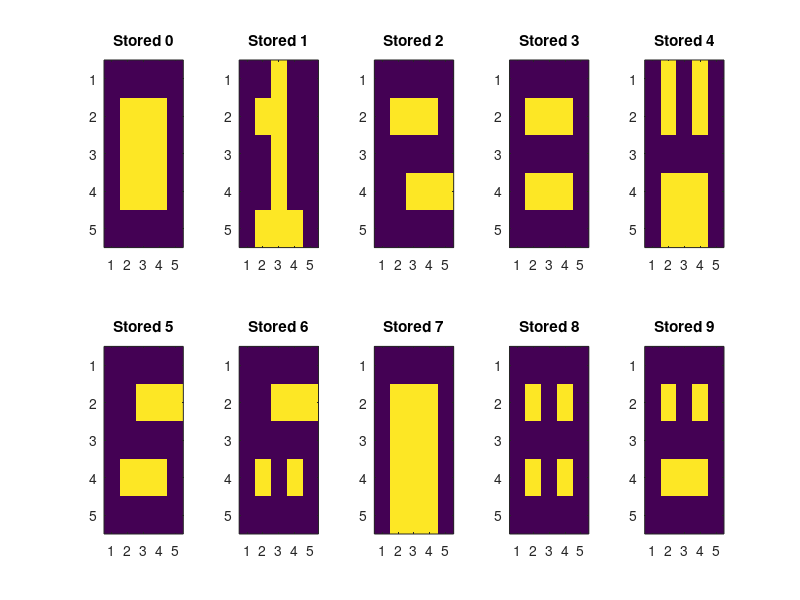
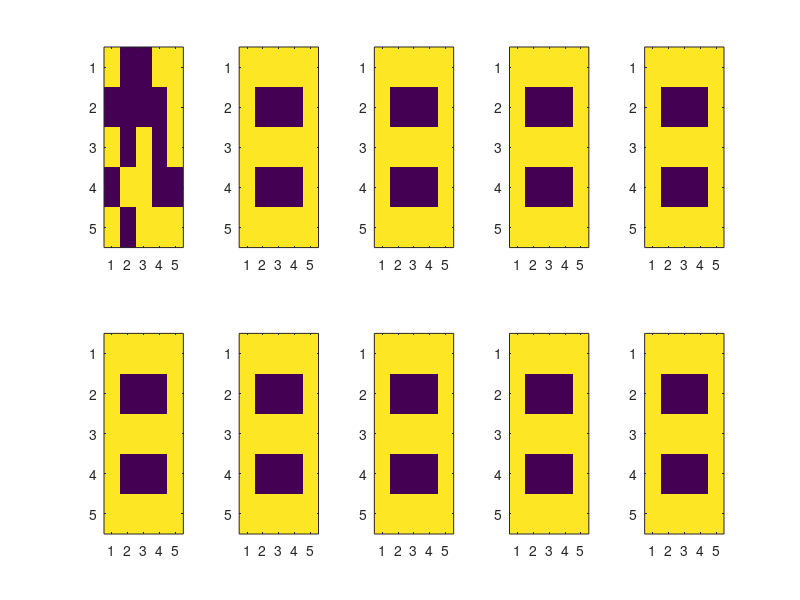

Write MATLAB code to recreate these figures, in order.
clc; clear;
zero=[-1 -1 -1 -1 -1;-1 1 1 1 -1;-1 1 1 1 -1;-1 1 1 1 -1;-1 -1 -1 -1 -1];
one=[-1 -1 1 -1 -1;-1 1 1 -1 -1;-1 -1 1 -1 -1;-1 -1 1 -1 -1;-1 1 1 1 -1];
two=[-1 -1 -1 -1 -1;-1 1 1 1 -1;-1 -1 -1 -1 -1;-1 -1 1 1 1;-1 -1 -1 -1 -1];
three=[-1 -1 -1 -1 -1;-1 1 1 1 -1;-1 -1 -1 -1 -1;-1 1 1 1 -1;-1 -1 -1 -1 -1];
four=[-1 1 -1 1 -1;-1 1 -1 1 -1;-1 -1 -1 -1 -1;-1 1 1 1 -1;-1 1 1 1 -1];
five=[-1 -1 -1 -1 -1;-1 -1 1 1 1;-1 -1 -1 -1 -1;-1 1 1 1 -1;-1 -1 -1 -1 -1];
six=[-1 -1 -1 -1 -1;-1 -1 1 1 1;-1 -1 -1 -1 -1;-1 1 -1 1 -1;-1 -1 -1 -1 -1];
seven=[-1 -1 -1 -1 -1;-1 1 1 1 -1;-1 1 1 1 -1;-1 1 1 1 -1;-1 1 1 1 -1];
eight=[-1 -1 -1 -1 -1;-1 1 -1 1 -1;-1 -1 -1 -1 -1;-1 1 -1 1 -1;-1 -1 -1 -1 -1];
nine=[-1 -1 -1 -1 -1;-1 1 -1 1 -1;-1 -1 -1 -1 -1;-1 1 1 1 -1;-1 -1 -1 -1 -1];

figure(1);
subplot(2,5,1); imagesc(zero); title('Stored 0');
subplot(2,5,2); imagesc(one); title('Stored 1');
subplot(2,5,3); imagesc(two); title('Stored 2');
subplot(2,5,4); imagesc(three); title('Stored 3');
subplot(2,5,5); imagesc(four); title('Stored 4');
subplot(2,5,6); imagesc(five); title('Stored 5');
subplot(2,5,7); imagesc(six); title('Stored 6');
subplot(2,5,8); imagesc(seven); title('Stored 7');
subplot(2,5,9); imagesc(eight); title('Stored 8');
subplot(2,5,10); imagesc(nine); title('Stored 9');

V = [zero(:) one(:) two(:) three(:) four(:) five(:) six(:) seven(:) eight(:) nine(:)];
alpha = 0.8;
iter = 10;

W = V*V';
W = W - diag(diag(W));

x = sign(2*rand(5,5)-1);
x = reshape(x,25,1);

for k = 1:iter
    figure(2);
    subplot(2,5,k);
    imagesc(reshape(x,5,5));
    xtemp = alpha*W*x;
    for j = 1:25
        if xtemp(j)>0
            x(j) = 1;
        else
            x(j) = -1;
        end
    end
end